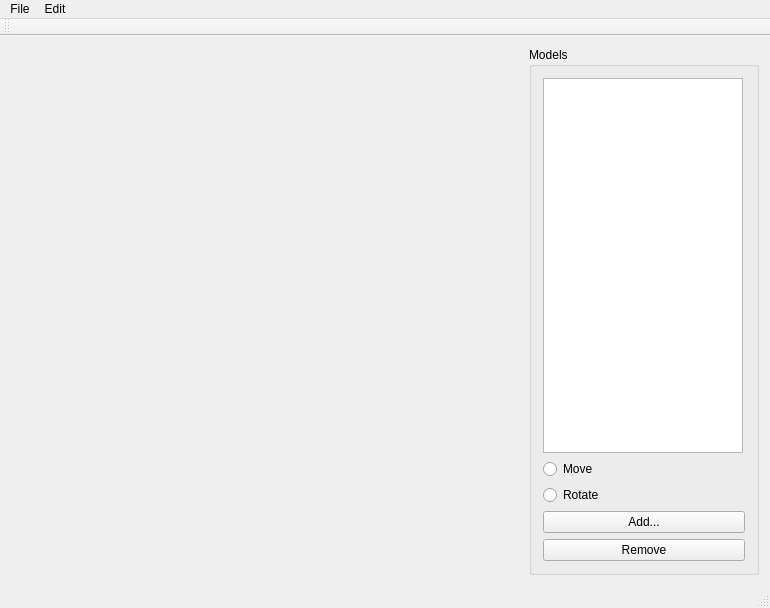
<?xml version="1.0" encoding="UTF-8"?>
<ui version="4.0">
 <class>MainWindow</class>
 <widget class="QMainWindow" name="MainWindow">
  <property name="geometry">
   <rect>
    <x>0</x>
    <y>0</y>
    <width>770</width>
    <height>608</height>
   </rect>
  </property>
  <property name="maximumSize">
   <size>
    <width>770</width>
    <height>16777215</height>
   </size>
  </property>
  <property name="windowTitle">
   <string>MainWindow</string>
  </property>
  <widget class="QWidget" name="centralWidget">
   <layout class="QHBoxLayout" name="horizontalLayout">
    <item>
     <widget class="BasicOpenGLView" name="oglwidget" native="true">
      <property name="sizePolicy">
       <sizepolicy hsizetype="Expanding" vsizetype="Expanding">
        <horstretch>0</horstretch>
        <verstretch>0</verstretch>
       </sizepolicy>
      </property>
      <property name="minimumSize">
       <size>
        <width>500</width>
        <height>300</height>
       </size>
      </property>
      <zorder>groupBox</zorder>
      <zorder>groupBox_2</zorder>
      <zorder>buttonBox</zorder>
      <zorder>groupBox</zorder>
     </widget>
    </item>
    <item>
     <widget class="QGroupBox" name="groupBox">
      <property name="minimumSize">
       <size>
        <width>230</width>
        <height>0</height>
       </size>
      </property>
      <property name="maximumSize">
       <size>
        <width>230</width>
        <height>16777215</height>
       </size>
      </property>
      <property name="title">
       <string>Models</string>
      </property>
      <layout class="QVBoxLayout" name="verticalLayout">
       <item>
        <widget class="QListWidget" name="listWidget">
         <property name="minimumSize">
          <size>
           <width>200</width>
           <height>300</height>
          </size>
         </property>
         <property name="maximumSize">
          <size>
           <width>200</width>
           <height>16777215</height>
          </size>
         </property>
         <property name="alternatingRowColors">
          <bool>true</bool>
         </property>
         <property name="selectionMode">
          <enum>QAbstractItemView::ExtendedSelection</enum>
         </property>
         <property name="selectionBehavior">
          <enum>QAbstractItemView::SelectRows</enum>
         </property>
         <property name="selectionRectVisible">
          <bool>true</bool>
         </property>
        </widget>
       </item>
       <item>
        <widget class="QRadioButton" name="radioButton_2">
         <property name="text">
          <string>Move</string>
         </property>
        </widget>
       </item>
       <item>
        <widget class="QRadioButton" name="radioButton">
         <property name="text">
          <string>Rotate</string>
         </property>
        </widget>
       </item>
       <item>
        <widget class="QPushButton" name="addButton">
         <property name="text">
          <string>Add...</string>
         </property>
        </widget>
       </item>
       <item>
        <widget class="QPushButton" name="removeButton">
         <property name="text">
          <string>Remove</string>
         </property>
        </widget>
       </item>
      </layout>
     </widget>
    </item>
   </layout>
  </widget>
  <widget class="QMenuBar" name="menuBar">
   <property name="geometry">
    <rect>
     <x>0</x>
     <y>0</y>
     <width>770</width>
     <height>22</height>
    </rect>
   </property>
   <widget class="QMenu" name="menuFile">
    <property name="title">
     <string>File</string>
    </property>
    <addaction name="actionAdd_Model"/>
   </widget>
   <widget class="QMenu" name="menuEdit">
    <property name="title">
     <string>Edit</string>
    </property>
    <addaction name="actionRemove_Selected"/>
   </widget>
   <addaction name="menuFile"/>
   <addaction name="menuEdit"/>
  </widget>
  <widget class="QToolBar" name="mainToolBar">
   <attribute name="toolBarArea">
    <enum>TopToolBarArea</enum>
   </attribute>
   <attribute name="toolBarBreak">
    <bool>false</bool>
   </attribute>
  </widget>
  <widget class="QStatusBar" name="statusBar"/>
  <action name="actionAdd_Model">
   <property name="text">
    <string>Add Model...</string>
   </property>
  </action>
  <action name="actionRemove_Selected">
   <property name="text">
    <string>Remove Selected</string>
   </property>
  </action>
 </widget>
 <layoutdefault spacing="6" margin="11"/>
 <customwidgets>
  <customwidget>
   <class>BasicOpenGLView</class>
   <extends>QWidget</extends>
   <header>basicopenglview.h</header>
   <container>1</container>
  </customwidget>
 </customwidgets>
 <resources/>
 <connections/>
</ui>
